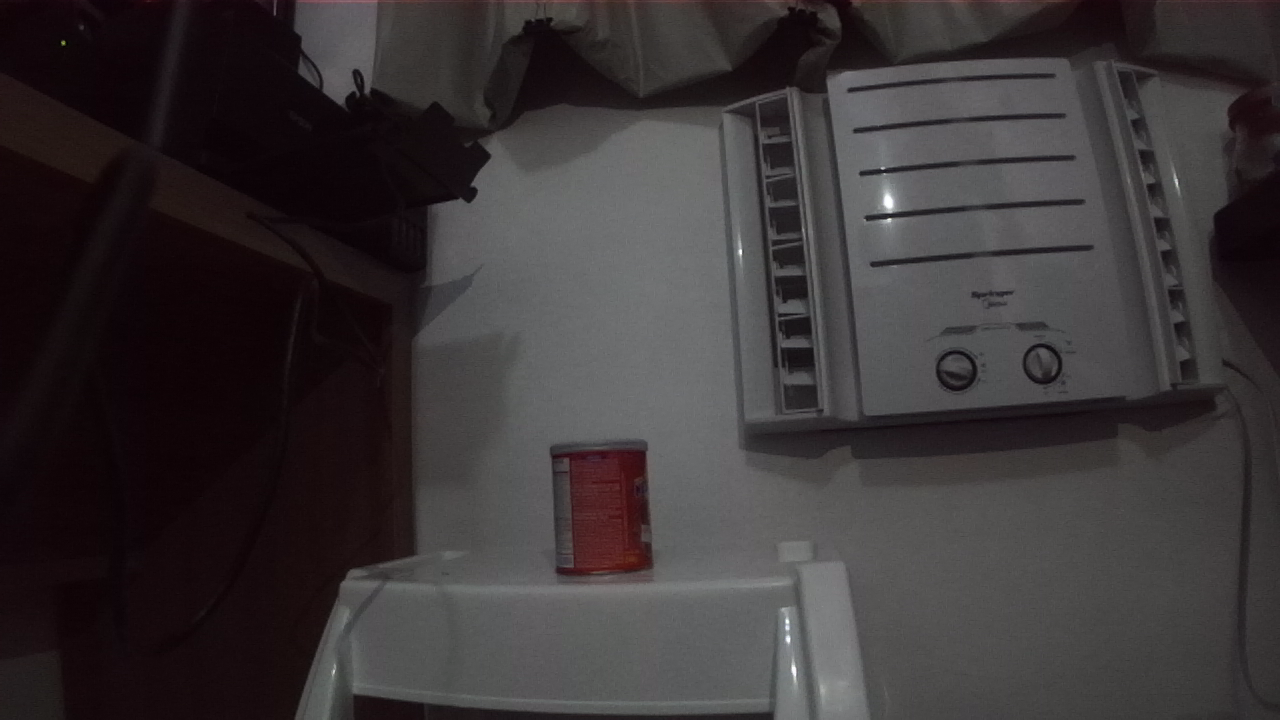
#> input picture zed_div/Explorer_HD720_SN3299_12-52-45_left_half.png, 1280 x 720 px
$ jupyter execute visao-07.ipynb
#> lines starting #> are read from the running program, lines starting #| are printed output that depends on the picture
[cell 1]
import cv2
import numpy as np
import matplotlib.pyplot as plt

img_left = cv2.imread('./zed_div/Explorer_HD720_SN3299_12-52-45_left_half.png', cv2.IMREAD_GRAYSCALE)
#> img_left: shape (720, 1280); min 0, max 254, mean 54.2
img_right = cv2.imread('./zed_div/Explorer_HD720_SN3299_12-52-45_right_half.png', cv2.IMREAD_GRAYSCALE)
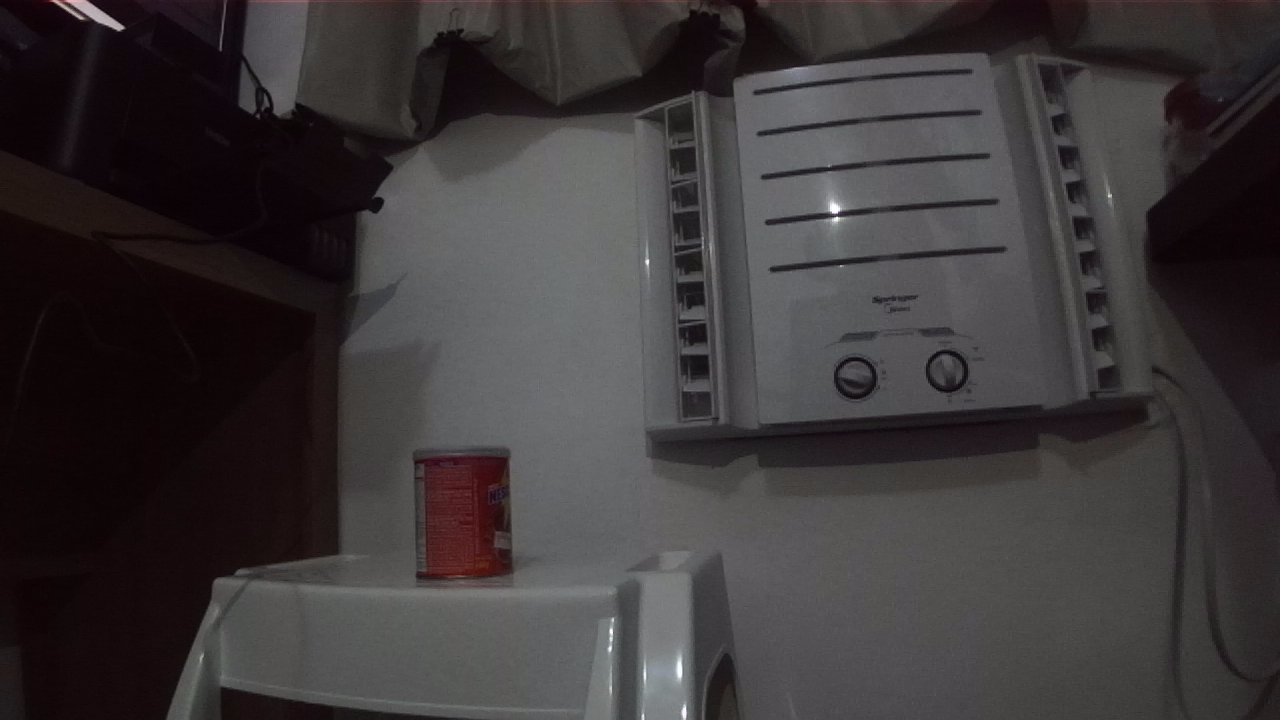
#> input picture zed_div/Explorer_HD720_SN3299_12-52-45_right_half.png, 1280 x 720 px
#> img_right: shape (720, 1280); min 2, max 254, mean 56.3

# Set up block matching stereo
block_size = 5  # Size of the block window. Must be odd.
min_disp = 0    # Minimum possible disparity value
num_disp = 128   # Maximum disparity minus minimum disparity

# Create StereoBM object
stereo = cv2.StereoBM_create(numDisparities=num_disp, blockSize=block_size)

# Compute disparity map
disparity = stereo.compute(img_left, img_right)
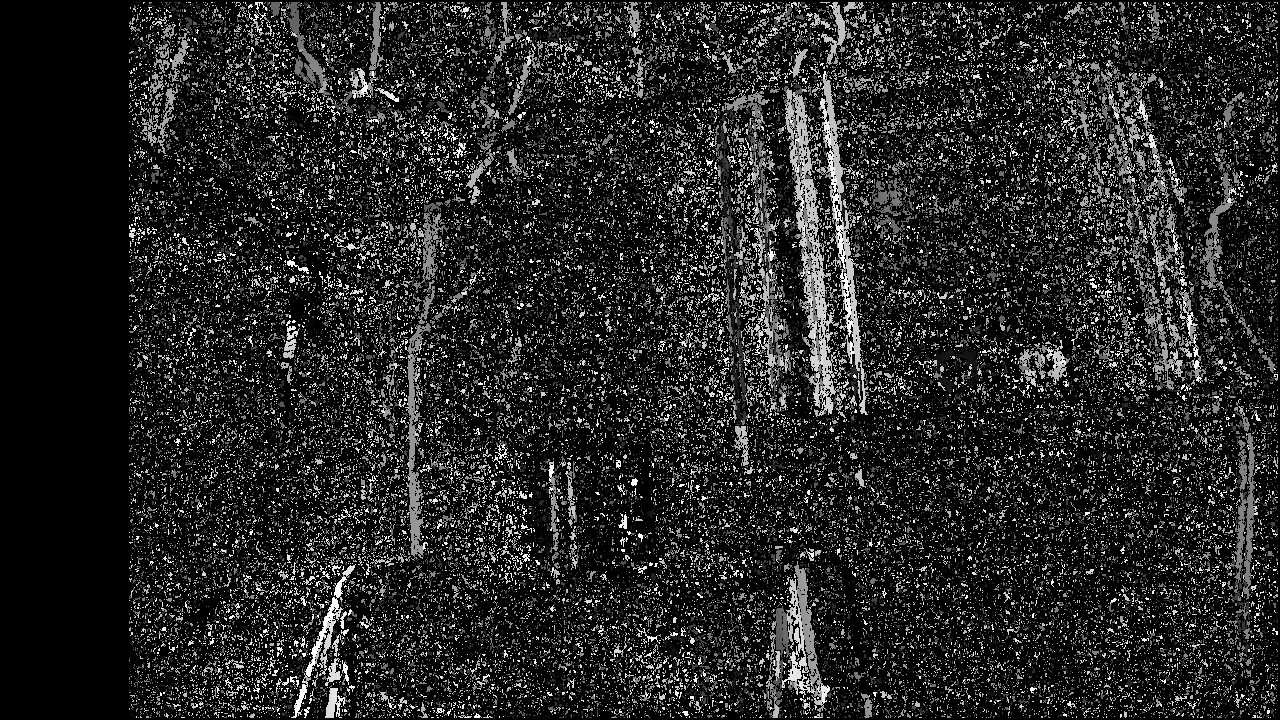
#> disparity: shape (720, 1280) int16; min -16, max 2032, mean 281.9; drawn with min black and max white

# Normalize the disparity map for display
disparity = cv2.normalize(disparity, disparity, alpha=0, beta=255, norm_type=cv2.NORM_MINMAX)
disparity = np.uint8(disparity)

plt.imshow(disparity, cmap='viridis')
plt.title('Disparity Map - Block Matching')
plt.show()

[cell 2]
import cv2
from matplotlib import pyplot as plt

img_left = cv2.imread('./zed_div/Explorer_HD720_SN3299_12-52-45_left_half.png')
#> img_left is the input picture: shape (720, 1280, 3); mean B, G, R 54.4, 53.1, 58.2
img_right = cv2.imread('./zed_div/Explorer_HD720_SN3299_12-52-45_right_half.png')
#> img_right is the input picture: shape (720, 1280, 3); mean B, G, R 56.7, 55.4, 60

gray_left = cv2.cvtColor(img_left, cv2.COLOR_BGR2GRAY)
gray_right = cv2.cvtColor(img_right, cv2.COLOR_BGR2GRAY)

# Cria o detector de características ORB (Oriented FAST and Rotated BRIEF)
orb = cv2.ORB_create()

# Detecta pontos-chave e calcula descritores para as duas imagens
keypoints_left, descriptors_left = orb.detectAndCompute(gray_left, None)
#> keypoints_left = 500 keypoints; strongest (x, y, size): (888, 204, 77.1), (890, 203, 92.6), (888, 205, 64.3), (885, 204, 111.1)
keypoints_right, descriptors_right = orb.detectAndCompute(gray_right, None)
#> keypoints_right = 500 keypoints; strongest (x, y, size): (835, 211, 53.6), (832, 209, 64.3), (834, 212, 44.6), (836, 207, 64.3)

# Cria o objeto BFMatcher, que faz a correspondência de descritores usando a norma de Hamming
# crossCheck=True assegura que apenas correspondências bidirecionais sejam consideradas
bf = cv2.BFMatcher(cv2.NORM_HAMMING, crossCheck=True)

# Encontra as correspondências entre os descritores das duas imagens
matches = bf.match(descriptors_left, descriptors_right)
#> matches = 158 matches

# Ordena as correspondências com base na distância (quanto menor, melhor a correspondência)
matches = sorted(matches, key=lambda x: x.distance)

# Desenha as correspondências entre as imagens
img_matches = cv2.drawMatches(
    img_left, keypoints_left,
    img_right, keypoints_right,
    matches[:50], None,
    flags=cv2.DrawMatchesFlags_NOT_DRAW_SINGLE_POINTS
)
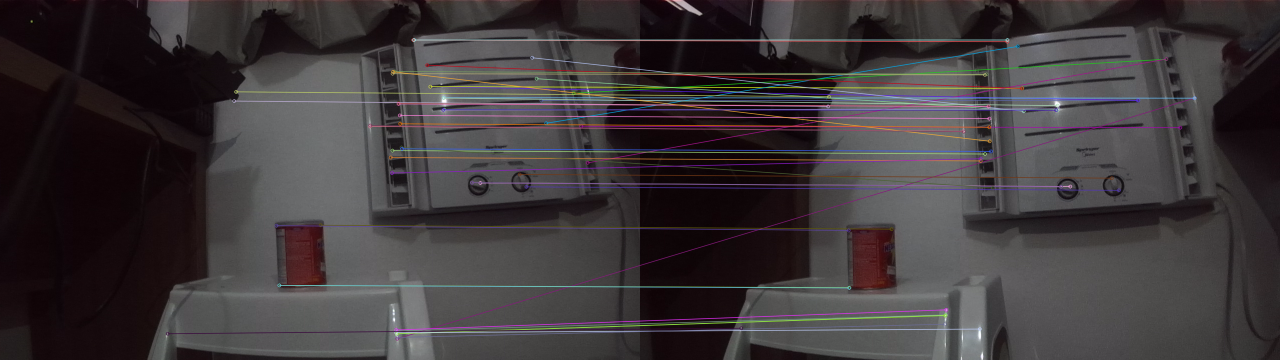
#> img_matches: shape (720, 2560, 3) (shown at 1/2 size); mean B, G, R 58.6, 56.7, 62.2

plt.figure(figsize=(12, 6))
plt.imshow(img_matches)
plt.axis('off')
plt.show()

[cell 3]
from PIL import Image
import os

# Caminho da pasta contendo as imagens
input_folder = './zed'
output_folder = './zed_div'

# Criar a pasta de saída se não existir
os.makedirs(output_folder, exist_ok=True)

# Listar todos os arquivos na pasta de entrada
for filename in os.listdir(input_folder):
    if filename.endswith('.png'):  # Processar apenas arquivos .png
        image_path = os.path.join(input_folder, filename)
        image = Image.open(image_path)
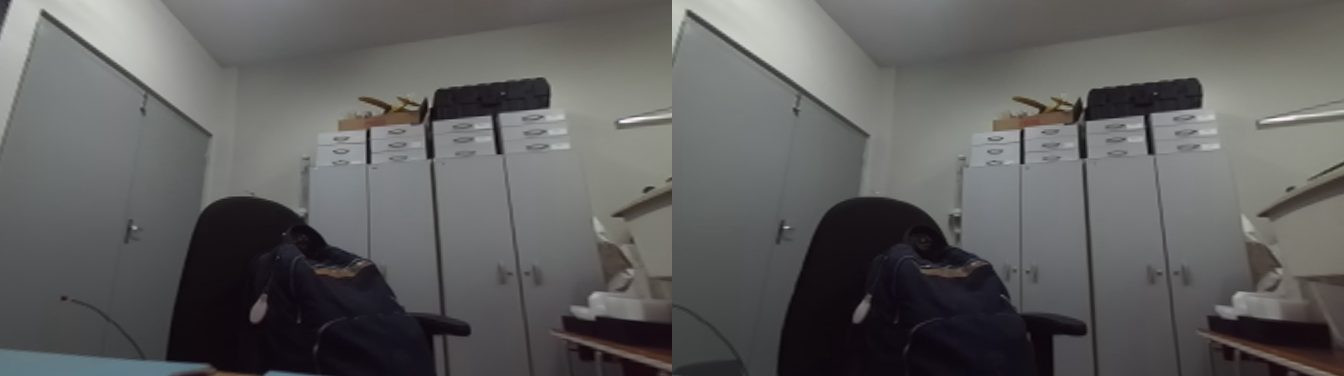
#> input picture zed/DepthViewer_SbS_3299_376_10-07-2024-11-32-26.png, 1344 x 376 px
#> image is the input picture: PIL image 1344x376 RGBA; mean R, G, B, A 94.6, 94.3, 93.7, 255

        # Remover o canal alfa, se presente
        if image.mode == 'RGBA':
            image = image.convert('RGB')
#> image: PIL image 1344x376 RGB

        width, height = image.size
#> width = 1344; height = 376

        # Definir as metades esquerda e direita
        left_half = (0, 0, width // 2, height)
#> left_half = (0, 0, 672, 376)
        right_half = (width // 2, 0, width, height)
#> right_half = (672, 0, 1344, 376)

        left_image = image.crop(left_half)
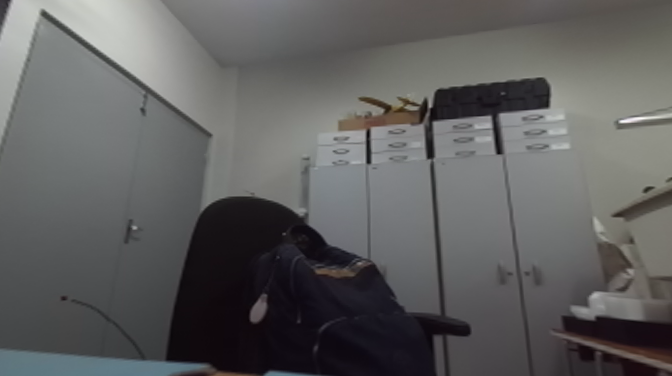
#> left_image: PIL image 672x376 RGB; mean R, G, B 95, 94.8, 94.6
        right_image = image.crop(right_half)
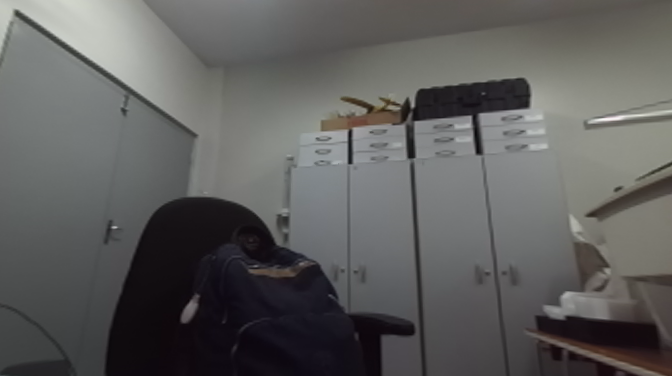
#> right_image: PIL image 672x376 RGB; mean R, G, B 94.2, 93.7, 92.7

        # Gerar nomes de arquivos para as imagens separadas
        base_filename = os.path.splitext(filename)[0]
        left_image_path = os.path.join(output_folder, f'{base_filename}_left_half.png')
        right_image_path = os.path.join(output_folder, f'{base_filename}_right_half.png')

        # Salvar as imagens
        left_image.save(left_image_path)
        right_image.save(right_image_path)

        print(f"Imagem {filename} dividida e salva com sucesso.")
